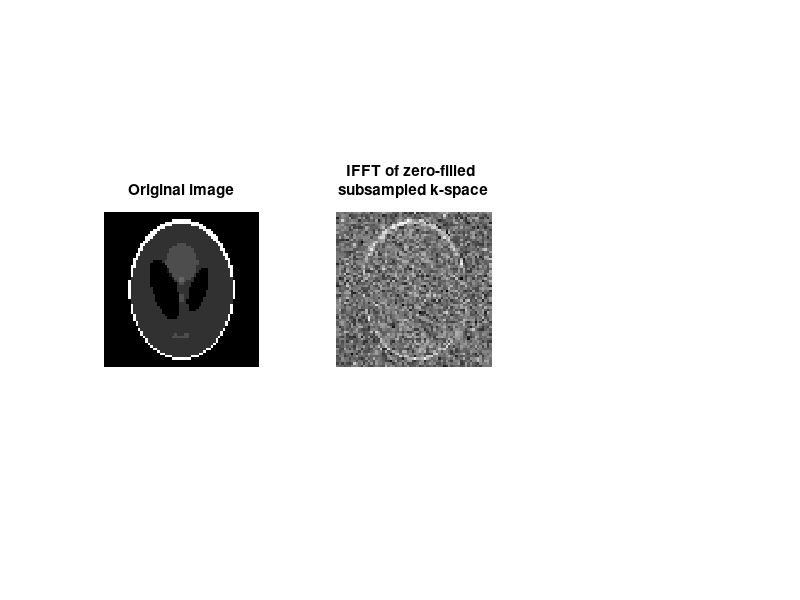

Write the MATLAB code that produced this figure. (Note: this script raises an error after producing the figure.)
close all;
clear all;
clc;

%% Question 17: Create sampling matrix

M = 1024;
A = reshape(randn(1, M*64^2), [M, 64^2]);
    

%% Question 18: IFFT reconstruction
% Subsample the image
im = phantom('Modified Shepp-Logan', 64);
im_vec=im(:);
% testfft2=fft2(im);
FF=dftmtx(64);
FFF=dftmtx(64*64);
tests22= FF*im*FF;
% finalTest= FFF*im_vec*FFF
s=fft(im_vec);
y =A'*A*fft(im_vec) ;
y_2d= reshape(y,[64 64]);
% % Reconstruction via inverse fourier transform
invReconstruction = ifft2(y_2d) ;
% % 
figure()
subplot(1,3,1)
imshow(im, [])
title('Original image')
subplot(1,3,2)
imshow(invReconstruction', [])
title(sprintf('IFFT of zero-filled \nsubsampled k-space'))

%% installin cvx

addpath(genpath('C:\Users\yooso\course\cvx'));
% cvx_setup
run('C:\Users\yooso\course\cvx\cvx_setup.m');
%% Question 19: TV based reconstruction 
N = 64; % x and y dimension of the image
% F = ...;
% 
% lambda = 0.1;
% 
% cvx_begin
%     cvx_precision low
%     variable imhat(N,N)
%     Dx_imhat = ...;
%     Dy_imhat = ...;
%     minimize( + lambda * (norm(Dx_imhat(:),1) + norm(Dy_imhat(:),1)) );
% cvx_end
% 
% TVreconPhantom = imhat;
ttt=diff(im);
B = [ttt; zeros(1,64)];
CC=im(:,2:end) - im(:,1:end-1);
twt=diff(im,1,2);
subplot(1,2,1)
% 
imshow(twt)
subplot(1,2,2)
imshow(CC)
%%
F = dftmtx(N); % Create the DFT matrix

lambda = 0.1;
% FIF=F*im*F;
% AAA=A.'*A*(F*im*F)(:);
cvx_begin
    cvx_precision low
    variable imhat(N,N) 
    Dx_imhat = imhat(:,2:end) - imhat(:,1:end-1);
    Dx_imhat= [Dx_imhat ,zeros(N,1)];
    Dy_imhat = imhat(2:end,:) - imhat(1:end-1,:);
    Dy_imhat=[Dy_imhat ; zeros(1,N)];

    FIF=F*imhat*F;
    FIF_vec=FIF(:);
    minimize(norm(A.'*A*FIF_vec - y,2) + lambda * (norm(Dx_imhat(:),1) + norm(Dy_imhat(:),1)) );
cvx_end
%% 
TVreconPhantom =imhat; % Inverse Fourier transform

figure()
subplot(1,3,1)
imshow(im, [])
title('Original image')
subplot(1,3,2)
imshow(TVreconPhantom, [])
title(sprintf('TV-domain reconstruction'))


% 
% %% Question 20: IFFT vs TV-based MRI reconstruction
% 
% % Brain data
% data = load('brain.mat');
% im = imresize(abs(data.im), [64,64]);
% 
% % IFFT reconstruction
% y = ...;
% invReconstructionMRI = ...;
% 
% % TV-based reconstruction
% lambda = 0.1;
% 
% cvx_begin
%     cvx_precision low
%     variable imhat(N,N)
%     Dx_imhat =  ...;
%     Dy_imhat = ...;
%     minimize( ... );
% cvx_end
% TVreconMRI = imhat;
% 
% % Plot the original image and the two reconstructions
% figure()
% subplot(1,3,1)
% imshow(im)
% title('Original image')
% subplot(1,3,2)
% imshow(invReconstructionMRI)
% title(sprintf('IFFT of zero-filled \nsubsampled k-space'))
% subplot(1,3,3)
% imshow(TVreconMRI)
% title('TV reconstruction')
% 
% 
